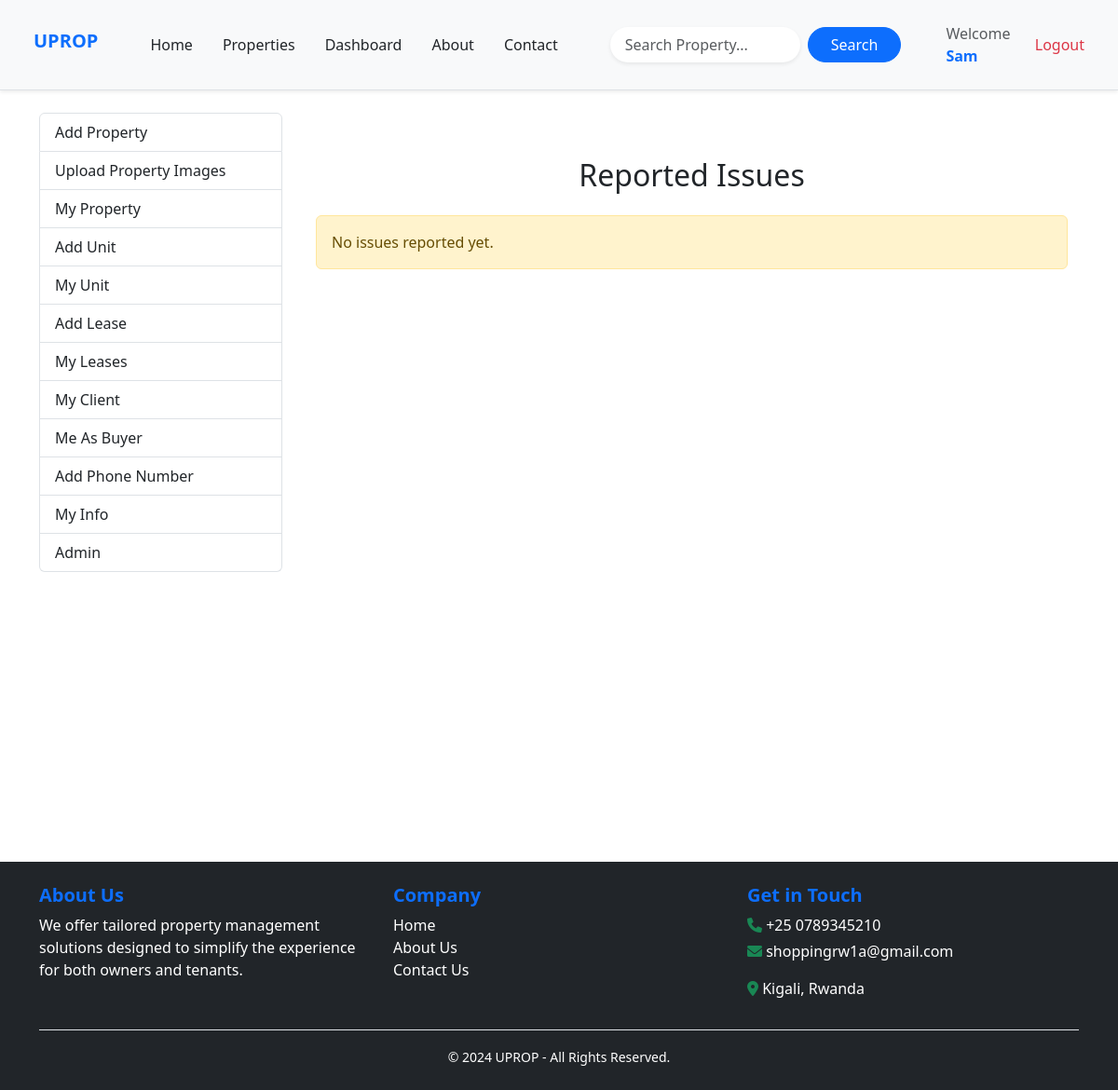
Page /owner_notifications/ (signed in) on the earlier database version.
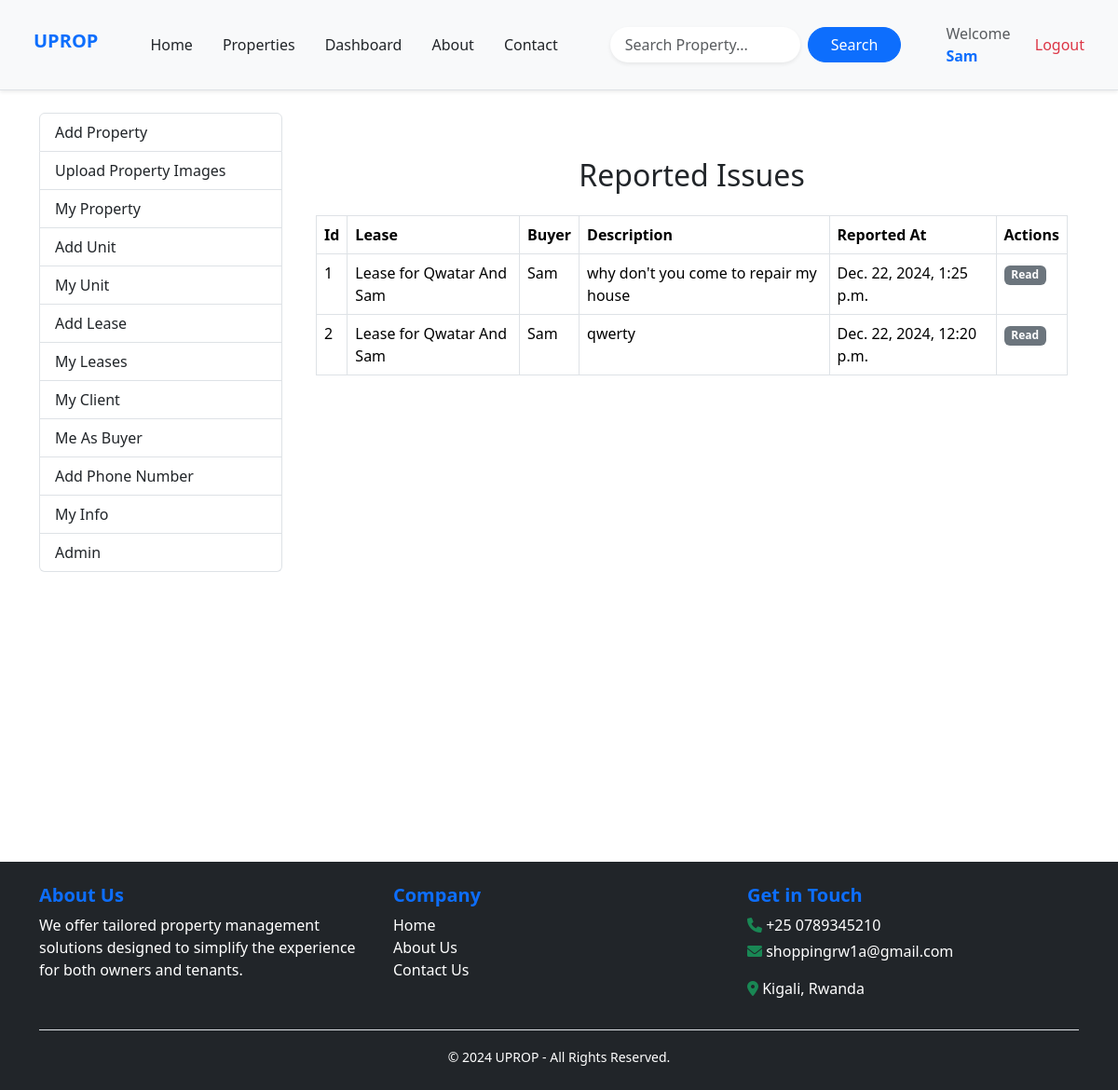
Same page on the later database version.
### Property_app/models.py (models this page shows, shortened)
class Issue(models.Model):
    lease = models.ForeignKey('Lease', on_delete=models.CASCADE, related_name='issues')
    description = models.TextField()
    is_read = models.BooleanField(default=False)
    created_at = models.DateTimeField(auto_now_add=True)

class Lease(models.Model):
    tenant = models.ForeignKey(User,on_delete=models.CASCADE,null=True)
    buyer = models.ForeignKey(Tenant,on_delete=models.CASCADE,null=True)
    unit = models.ForeignKey(Unit,on_delete=models.CASCADE,null=True)
    start_date = models.DateField()
    end_date = models.DateField()
    rent_Ammount = models.DecimalField(max_digits=8,decimal_places=2)
    def __str__(self):
        buyer_name = self.buyer.user.username if self.buyer and self.buyer.user else "No buyer"
        return f'Lease for {self.tenant.username} And {buyer_name}'

class Tenant (models.Model):
    user = models.ForeignKey(User, related_name='tenant', on_delete=models.CASCADE, null=True)
    phone_number = models.CharField(max_length=15)

### Property_app/views.py (the view)
# urls.py: path('owner_notifications/', views.owner_notifications, name='owner_notifications'),
def owner_notifications(request):
    if not request.user.is_authenticated:
        return redirect('login')
    issues = Issue.objects.filter(lease__unit__property__owner=request.user).order_by('-created_at')
    return render(request, 'notifications/owner_notifications.html', {'issues': issues})

### templates/notifications/owner_notifications.html (shortened to what this page needs)
{% extends "dashboard.html" %}
{% block dashboard_content %}
<div class="container mt-5">
    <h2 class="text-center mb-4">Reported Issues</h2>
    {% if issues %}
    <table class="table table-bordered">
        <thead>
            <tr>
                <th>Id</th>
                <th>Lease</th>
                <th>Buyer</th>
                <th>Description</th>
                <th>Reported At</th>
                <th>Actions</th>
            </tr>
        </thead>
        <tbody>
            {% for issue in issues %}
            <tr>
                <td>{{ forloop.counter }}</td>
                <td>{{ issue.lease }}</td>
                <td>{{ issue.lease.buyer.user.username }}</td>
                <td>{{ issue.description }}</td>
                <td>{{ issue.created_at }}</td>
                <td>
                    {% if not issue.is_read %}
                    <form method="POST" action="{% url 'mark_issue_as_read' issue.id %}">
                        {% csrf_token %}
                        <button type="submit" class="btn btn-success btn-sm">Read</button>
                    </form>
                    {% else %}
                    <span class="badge bg-secondary">Read</span>
                    {% endif %}
                </td>
            </tr>
            {% endfor %}
        </tbody>
    </table>
    {% else %}
    <p class="alert alert-warning">No issues reported yet.</p>
    {% endif %}
</div>
{% endblock %}

Differences in the rows shown:
added Issue: lease "Lease for Qwatar And Sam", lease.buyer.user.username "Sam", description "why don't you come to repair my house", created_at "Dec. 22, 2024, 1:25 p.m.", is_read "Read"
added Issue: lease "Lease for Qwatar And Sam", lease.buyer.user.username "Sam", description "qwerty", created_at "Dec. 22, 2024, 12:20 p.m.", is_read "Read"
Other differences:
text no longer shown: "No issues reported yet."
text now shown: "Id Lease Buyer Description Reported At Actions"
